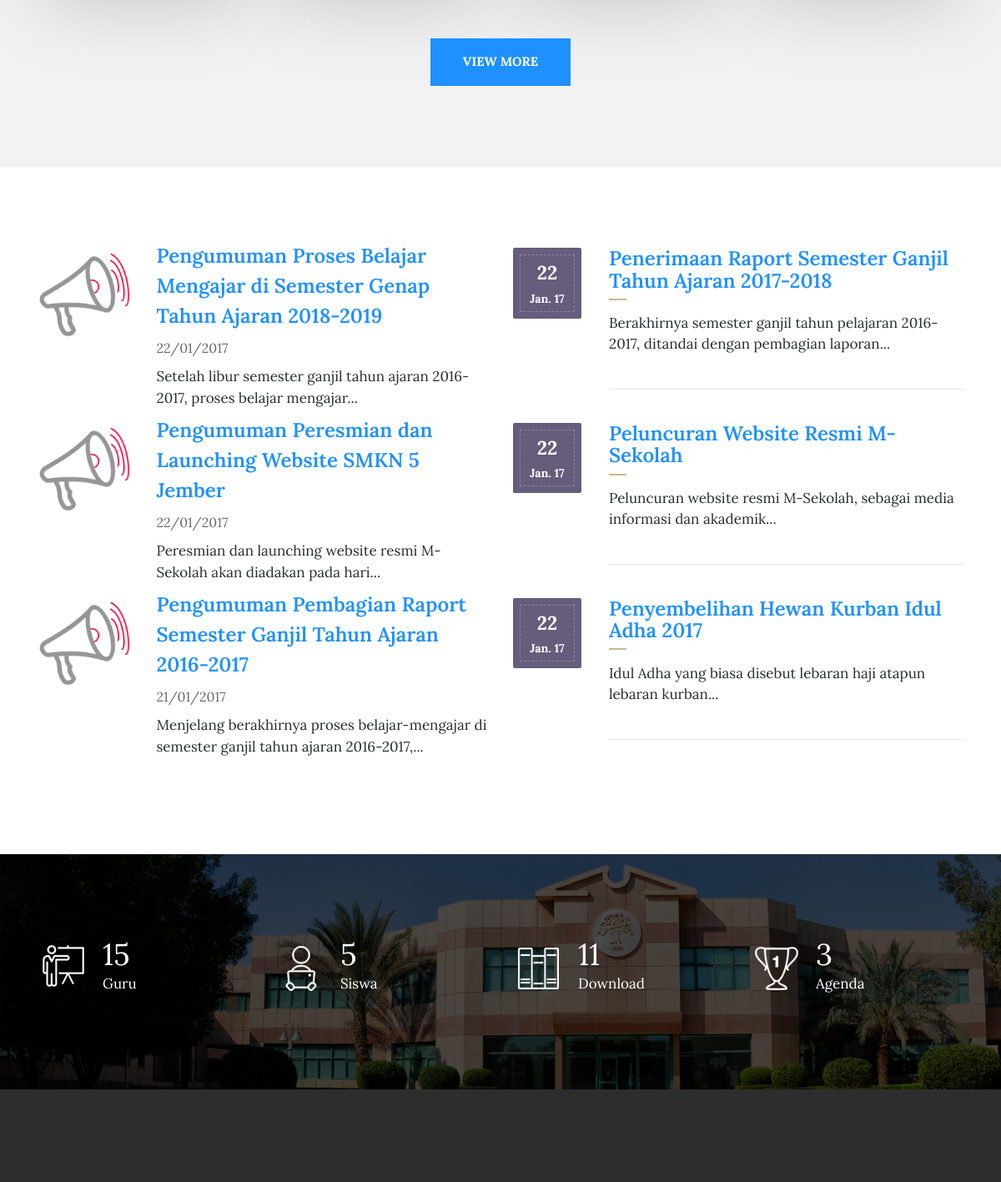
Before: / (middle part) with the older database file.
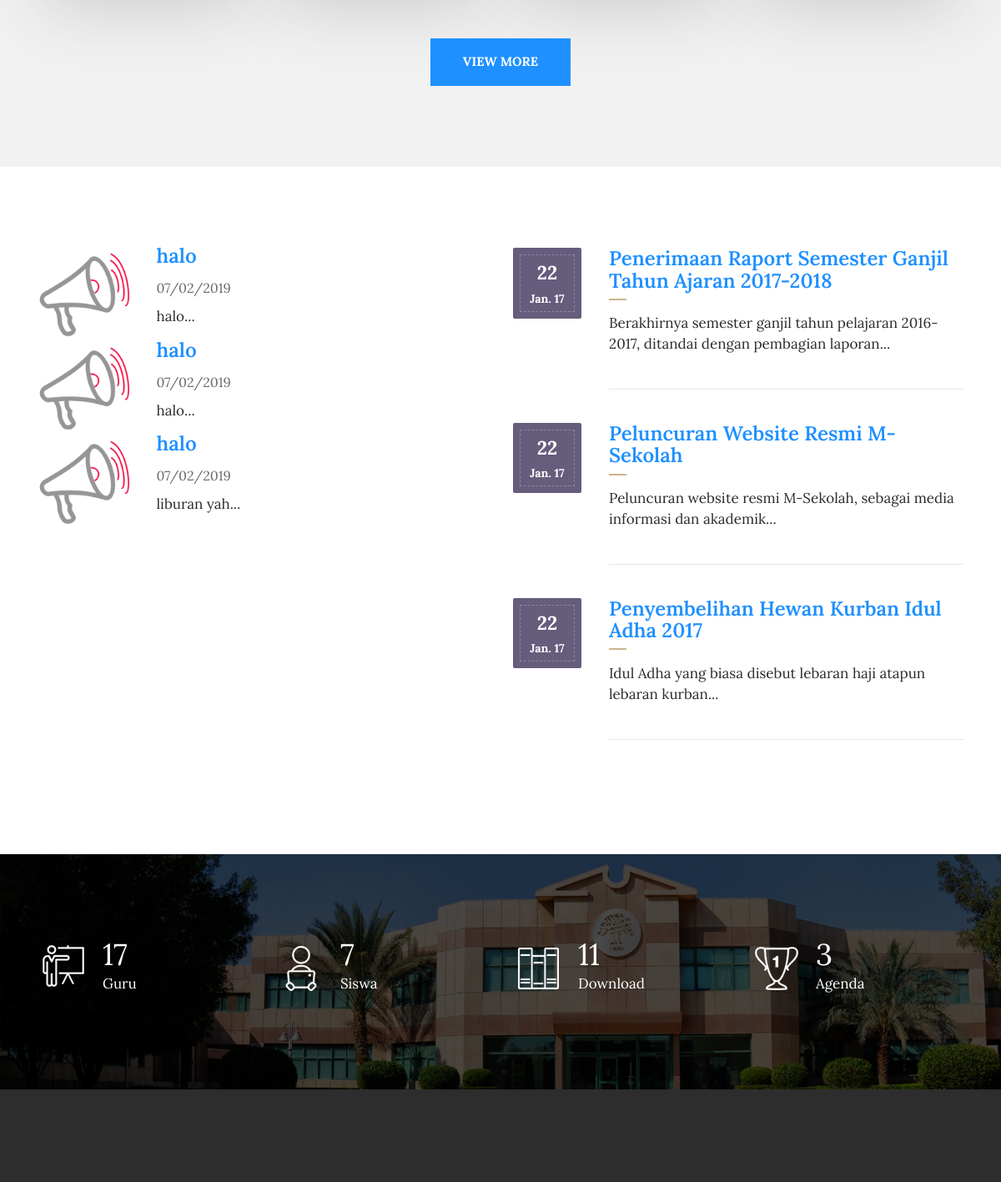
After: the same page with the newer database file.
### tables this page shows
CREATE TABLE `tbl_pengumuman` (
  `pengumuman_id` int(11) NOT NULL,
  `pengumuman_judul` varchar(150) DEFAULT NULL,
  `pengumuman_deskripsi` text,
  `pengumuman_tanggal` timestamp NULL DEFAULT CURRENT_TIMESTAMP,
  `pengumuman_author` varchar(60) DEFAULT NULL
);

CREATE TABLE `tbl_agenda` (
  `agenda_id` int(11) NOT NULL,
  `agenda_nama` varchar(200) DEFAULT NULL,
  `agenda_tanggal` timestamp NULL DEFAULT CURRENT_TIMESTAMP,
  `agenda_deskripsi` text,
  `agenda_mulai` date DEFAULT NULL,
  `agenda_selesai` date DEFAULT NULL,
  `agenda_tempat` varchar(90) DEFAULT NULL,
  `agenda_waktu` time(6) DEFAULT NULL,
  `agenda_keterangan` varchar(200) DEFAULT NULL,
  `agenda_author` varchar(60) DEFAULT NULL
);

### application/controllers/Home.php (called while the page is built, shortened)
<?php
class Home extends CI_Controller{
	function __construct(){
		$this->load->model('m_tulisan');
		$this->load->model('m_galeri');
		$this->load->model('m_pengumuman');
		$this->load->model('m_agenda');
		$this->load->model('m_files');
		$this->load->model('m_pengunjung');
	}
	function index(){
			$x['berita']=$this->m_tulisan->get_berita_home();
			$x['pengumuman']=$this->m_pengumuman->get_pengumuman_home();
			$x['agenda']=$this->m_agenda->get_agenda_home();
			$x['tot_guru']=$this->db->get('tbl_guru')->num_rows();
			$x['tot_siswa']=$this->db->get('tbl_siswa')->num_rows();
			$x['tot_files']=$this->db->get('tbl_files')->num_rows();
			$x['tot_agenda']=$this->db->get('tbl_agenda')->num_rows();
			$this->load->view('beranda/header',$x);
			$this->load->view('beranda/slider',$x);
			$this->load->view('depan/v_home',$x);
			$this->load->view('beranda/footer',$x);
	}
}

### index.php (called while the page is built, shortened)
<?php
require_once BASEPATH.'core/CodeIgniter.php';

### application/models/M_tulisan.php (called while the page is built, shortened)
<?php
class M_tulisan extends CI_Model{
	function get_berita_home(){
		$hsl=$this->db->query("SELECT tbl_tulisan.*,DATE_FORMAT(tulisan_tanggal,'%d/%m/%Y') AS tanggal FROM tbl_tulisan ORDER BY tulisan_id DESC limit 4");
		return $hsl;
	}
}

### application/models/M_pengumuman.php (called while the page is built, shortened)
<?php
class M_pengumuman extends CI_Model{
	function get_pengumuman_home(){
		$hsl=$this->db->query("SELECT pengumuman_id,pengumuman_judul,pengumuman_deskripsi,DATE_FORMAT(pengumuman_tanggal,'%d/%m/%Y') AS tanggal,pengumuman_author FROM tbl_pengumuman ORDER BY pengumuman_id DESC limit 3");
		return $hsl;
	}
}

### application/models/M_agenda.php (called while the page is built, shortened)
<?php
class M_agenda extends CI_Model{
	function get_agenda_home(){
		$hsl=$this->db->query("SELECT tbl_agenda.*,DATE_FORMAT(agenda_tanggal,'%d/%m/%Y') AS tanggal FROM tbl_agenda ORDER BY agenda_id DESC limit 3");
		return $hsl;
	}
}

### application/views/depan/v_home.php (the view, shortened to what this page needs)
<!DOCTYPE html>
<html lang="en">
<head>
    <link rel="stylesheet" href="<?php echo base_url().'theme/css/bootstrap.min.css'?>">
    <link rel="stylesheet" href="<?php echo base_url().'theme/css/font-awesome.min.css'?>">
    <link rel="stylesheet" href="<?php echo base_url().'theme/css/simple-line-icons.css'?>">
    <link rel="stylesheet" href="<?php echo base_url().'theme/css/slick.css'?>">
    <link rel="stylesheet" href="<?php echo base_url().'theme/css/slick-theme.css'?>">
    <link rel="stylesheet" href="<?php echo base_url().'theme/css/owl.carousel.min.css'?>">
    <link href="<?php echo base_url().'theme/css/style.css'?>" rel="stylesheet">
    <?php
        function limit_words($string, $word_limit){
            $words = explode(" ",$string);
            return implode(" ",array_splice($words,0,$word_limit));
        }
    ?>
</head>
<section class="our_courses">
    <div class="container">
        <div class="row">
          <?php foreach ($berita->result() as $row) :?>
            <div class="col-xs-12 col-sm-6 col-md-6 col-lg-3">
            </div>
          <?php endforeach;?>
        </div> <br>
        <div class="row">
            <div class="col-md-12 text-center">
                <a href="<?php echo site_url('artikel');?>" class="btn btn-default btn-courses">View More</a>
            </div>
        </div>
    </div>
</section>
<section class="event">
    <div class="container">
        <div class="row">
            <div class="col-lg-6">
                <div class="event-img2">
                <?php foreach ($pengumuman->result() as $row) :?>
                <div class="row">
                    <div class="col-sm-3"> <img src="<?php echo base_url().'theme/images/announcement-icon.png'?>" class="img-fluid" alt="event-img"></div>
                    <div class="col-sm-9"> <h3><a href="<?php echo site_url('pengumuman');?>"><?php echo $row->pengumuman_judul;?></a></h3>
                      <span><?php echo $row->tanggal;?></span>
                      <p><?php echo limit_words($row->pengumuman_deskripsi,10).'...';?></p>
                    </div>
                </div>
                <?php endforeach;?>
                </div>
            </div>
            <div class="col-lg-6">
                <div class="row">
                    <div class="col-md-12">
                      <?php foreach ($agenda->result() as $row):?>
                        <div class="event_date">
                            <div class="event-date-wrap">
                                <p><?php echo date("d", strtotime($row->agenda_tanggal));?></p>
                                <span><?php echo date("M. y", strtotime($row->agenda_tanggal));?></span>
                            </div>
                        </div>
                        <div class="date-description">
                            <h3><a href="<?php echo site_url('agenda');?>"><?php echo $row->agenda_nama;?></a></h3>
                            <p><?php echo limit_words($row->agenda_deskripsi,10).'...';?></p>
                            <hr class="event_line">
                        </div>
                        <?php endforeach;?>
                    </div>
                </div>
            </div>
        </div>
    </div>
</section>
<div class="detailed_chart">
    <div class="container">
        <div class="row">
            <div class="col-xs-12 col-sm-6 col-md-3 chart_bottom">
                <div class="chart-img">
                    <img src="<?php echo base_url().'theme/images/chart-icon_1.png'?>" class="img-fluid" alt="chart_icon">
                </div>
                <div class="chart-text">
                    <p><span class="counter"><?php echo $tot_guru;?></span> Guru
                    </p>
                </div>
            </div>
            <div class="col-xs-12 col-sm-6 col-md-3 chart_bottom chart_top">
                <div class="chart-img">
                    <img src="<?php echo base_url().'theme/images/chart-icon_2.png'?>" class="img-fluid" alt="chart_icon">
                </div>
                <div class="chart-text">
                    <p><span class="counter"><?php echo $tot_siswa;?></span> Siswa
                    </p>
                </div>
            </div>
            <div class="col-xs-12 col-sm-6 col-md-3 chart_top">
                <div class="chart-img">
                    <img src="<?php echo base_url().'theme/images/chart-icon_3.png'?>" class="img-fluid" alt="chart_icon">
                </div>
                <div class="chart-text">
                    <p><span class="counter"><?php echo $tot_files;?></span> Download
                    </p>
                </div>
            </div>
            <div class="col-xs-12 col-sm-6 col-md-3">
                <div class="chart-img">
                    <img src="<?php echo base_url().'theme/images/chart-icon_4.png'?>" class="img-fluid" alt="chart_icon">
                </div>
                <div class="chart-text">
                    <p><span class="counter"><?php echo $tot_agenda;?></span> Agenda</p>
                </div>
            </div>
        </div>
    </div>
</div>

### application/views/beranda/header.php (shortened to what this page needs)
<!DOCTYPE html>
<html lang="en">
<head>
    <link rel="stylesheet" href="<?php echo base_url().'theme/css/bootstrap.min.css'?>">
    <link rel="stylesheet" href="<?php echo base_url().'theme/css/font-awesome.min.css'?>">
    <link rel="stylesheet" href="<?php echo base_url().'theme/css/simple-line-icons.css'?>">
    <link rel="stylesheet" href="<?php echo base_url().'theme/css/slick.css'?>">
    <link rel="stylesheet" href="<?php echo base_url().'theme/css/slick-theme.css'?>">
    <link rel="stylesheet" href="<?php echo base_url().'theme/css/owl.carousel.min.css'?>">
    <link href="<?php echo base_url().'theme/css/style.css'?>" rel="stylesheet">
</head>
<body>

### application/views/beranda/footer.php (shortened to what this page needs)
<footer>
    <div class="container">
        <div class="row">
            <div class="col-md-3">
                <div class="foot-logo">
                    </div>
                </div>
                <div class="col-md-3">
                    <div class="sitemap">
                        <h3>Menu Utama</h3>
                    </div>
                </div>
                <div class="col-md-3">
                  <div class="sitemap">
                      <h3>Akademik</h3>
                  </div>
                </div>
                <div class="col-md-3">
                    <div class="address">
                        <h3>Hubungi Kami</h3>
                        </div>
                    </div>
                </div>
            </div>
        </footer>
    </body>
    </html>

### application/views/beranda/header.php (style rules this page uses)
body { top:0 !important; }

Changed rows visible on the page:
no longer on this page (row unchanged): tbl_pengumuman: pengumuman_judul "Pengumuman Proses Belajar Mengajar di Semester Genap Tahun Ajaran 2018-2019", tanggal "22/01/2017", pengumuman_deskripsi "Setelah libur semester ganjil tahun ajaran 2016-2017, proses belajar mengajar"
no longer on this page (row unchanged): tbl_pengumuman: pengumuman_judul "Pengumuman Peresmian dan Launching Website SMKN 5 Jember", tanggal "22/01/2017", pengumuman_deskripsi "Peresmian dan launching website resmi M-Sekolah akan diadakan pada hari"
no longer on this page (row unchanged): tbl_pengumuman: pengumuman_judul "Pengumuman Pembagian Raport Semester Ganjil Tahun Ajaran 2016-2017", tanggal "21/01/2017", pengumuman_deskripsi "Menjelang berakhirnya proses belajar-mengajar di semester ganjil tahun ajaran 2016-2017,"
added tbl_pengumuman: pengumuman_judul "halo", tanggal "07/02/2019", pengumuman_deskripsi "halo"
added tbl_pengumuman: pengumuman_judul "halo", tanggal "07/02/2019", pengumuman_deskripsi "halo"
added tbl_pengumuman: pengumuman_judul "halo", tanggal "07/02/2019", pengumuman_deskripsi "liburan yah"
Other visible differences:
$tot_guru: "15" → "17"
$tot_siswa: "5" → "7"
